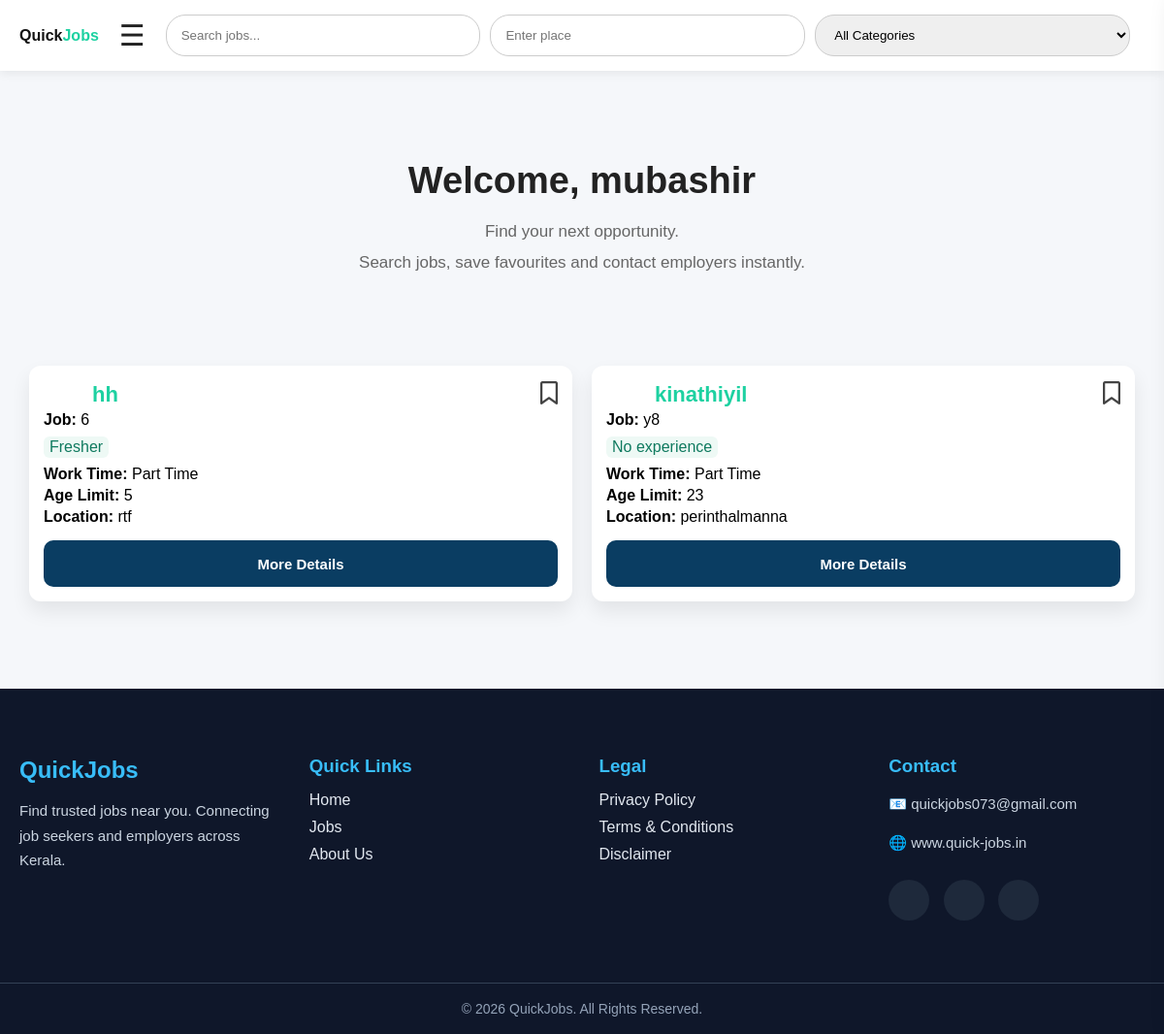
The page / (signed in) on the database its author committed.
### myapp/models.py (models this page shows, shortened)
class Profile(models.Model):
    user = models.OneToOneField(
        User,
        on_delete=models.CASCADE,
        related_name="profile",
    )
    phone = models.CharField(
        max_length=15,
        unique=True,
        validators=[phone_validator],
    )
    full_name = models.CharField(
        max_length=150,
        blank=True,
    )
    district = models.CharField(
        max_length=100,
        blank=True,
    )
    profile_completed = models.BooleanField(
        default=False,
    )
    created_at = models.DateTimeField(
        auto_now_add=True,
    )
    updated_at = models.DateTimeField(
        auto_now=True,
    )
    class Meta:
        ordering = ["-created_at"]

class Job(models.Model):
    owner = models.ForeignKey(
        User,
        on_delete=models.CASCADE,
        related_name="jobs",
        null=True,
        blank=True,
    )
    shop_name = models.CharField(
        max_length=150,
    )
    title = models.CharField(
        max_length=150,
    )
    category = models.ForeignKey(
        Category,
        on_delete=models.PROTECT,
        related_name="jobs",
        null=True,
        blank=True,
    )
    experience = models.CharField(
        max_length=100,
        default="Fresher",
    )
    work_time = models.CharField(
        max_length=100,
    )
    gender = models.CharField(max_length=20, default="Any")
    education = models.CharField(max_length=50, default="Any")
    age_limit = models.CharField(
        max_length=50,
        blank=True,
    )
    location = models.CharField(
        max_length=100,
    )
    salary = models.CharField(
        max_length=100,
    )
    phone = models.CharField(
        max_length=15,
        validators=[phone_validator],
    )
    description = models.TextField(
        blank=True,
    )
    is_verified = models.BooleanField(
        default=True,
    )
    owner_name = models.CharField(
        max_length=150,
        blank=True
    )
    created_at = models.DateTimeField(
        auto_now_add=True,
    )
    class Meta:
        ordering = ["-created_at"]

### myapp/views.py (the view, shortened to what this page needs)
# urls.py: 2. Add a URL to urlpatterns:  path('', views.home, name='home')
def home(request):
    jobs = (
        Job.objects
        .filter(is_verified=True)
        .select_related("category", "owner")
        .order_by("-id")
    )
    categories = Category.objects.all().order_by("name")
    q = request.GET.get("q", "").strip()
    place = request.GET.get("place", "").strip()
    category_id = request.GET.get("category", "").strip()
    if place:
        jobs = jobs.filter(location__icontains=place)
    if category_id.isdigit():
        jobs = jobs.filter(category_id=int(category_id))
    saved_job_ids = set()
    if request.user.is_authenticated:
        saved_job_ids = set(
            SavedJob.objects.filter(
                user=request.user
            ).values_list("job_id", flat=True)
        )
    return render(
        request,
        "home.html",
        {
            "jobs": jobs,
            "categories": categories,
            "saved_job_ids": saved_job_ids,
        },
    )

### templates/home.html (shortened to what this page needs)
{% load static %}
<!DOCTYPE html>
<html lang="en">
<head>
<link rel="stylesheet" href="{% static 'css/home.css' %}">
    <link rel="stylesheet" href="https://cdnjs.cloudflare.com/ajax/libs/font-awesome/6.7.2/css/all.min.css">
</head>
<body>
<header class="navbar">
    <div class="logo">
        <a href="{% url 'home' %}">Quick<span>Jobs</span></a>
    </div>
    <div class="profile">
        <button class="menu-btn" onclick="openMenu()">☰</button>
    </div>
    <form class="search-box" method="GET" id="searchForm">
        <input
        type="text"
        class="search"
        name="q"
        placeholder="Search jobs..."
        value="{{ request.GET.q }}">
        <input
        type="text"
        class="search"
        name="place"
        placeholder="Enter place"
        value="{{ request.GET.place }}">
        <select name="category" class="search">
            <option value="">All Categories</option>
        </select>
    </form>
</header>
{% if user.is_authenticated %}
<section class="welcome">
    <h2>
        Welcome,
        {{ user.profile.full_name|default:user.first_name }}
    </h2>
    <p>
        Find your next opportunity.<br>
        Search jobs, save favourites and contact employers instantly.
    </p>
</section>
{% endif %}
<section class="job-list">
{% for job in jobs %}
<div class="job-card">
{% if user.is_authenticated %}
<a href="{% url 'save_job' job.id %}" class="save-btn">
    {% if job.id in saved_job_ids %}
        <i class="fa-solid fa-bookmark"></i>
    {% else %}
        <i class="fa-regular fa-bookmark"></i>
    {% endif %}
</a>
{% endif %}
<div class="job-main">
<h3>{{ job.shop_name }}</h3>
<p><b>Job:</b> {{ job.title }}</p>
<p class="exp">
{{ job.experience|default:"Fresher" }}
</p>
<p><b>Work Time:</b> {{ job.work_time|default:"Full Time" }}</p>
<p><b>Age Limit:</b> {{ job.age_limit|default:"Not specified" }}</p>
<p><b>Location:</b> {{ job.location }}</p>
</div>
<div class="contact-box">
{% if user.is_authenticated %}
<a href="{% url 'job_details' job.id %}">
    <button class="details-btn">More Details</button>
</a>
{% else %}
<a href="{% url 'login' %}">
    <button class="details-btn">More Details</button>
</a>
{% endif %}
</div>
</div>
{% empty %}
<p class="no-job">No jobs available</p>
{% endfor %}
</section>
<footer class="footer">
    <div class="footer-container">
        <div class="footer-box">
            <h2>QuickJobs</h2>
            <p>
                Find trusted jobs near you. Connecting job seekers and employers across Kerala.
            </p>
        </div>
        <div class="footer-box">
            <h3>Quick Links</h3>
            <a href="/">Home</a>
            <a href="/">Jobs</a>
            <a href="#">About Us</a>
        </div>
        <div class="footer-box">
            <h3>Legal</h3>
            <a href="{% url 'privacy_policy' %}">Privacy Policy</a>
            <a href="{% url 'terms'%}">Terms & Conditions</a>
            <a href="{% url 'disclaimer'%}">Disclaimer</a>
        </div>
        <div class="footer-box">
            <h3>Contact</h3>
            <p>📧 quickjobs073@gmail.com</p>
            <p>🌐 www.quick-jobs.in</p>
            <div class="social-icons">
                <a href="#"></a>
                <a href="#"></a>
                <a href="#"></a>
            </div>
        </div>
    </div>
    <div class="footer-bottom">
        © 2026 QuickJobs. All Rights Reserved.
    </div>
</footer>
</body>
</html>

### static/css/home.css (style rules this page uses)
* { box-sizing:border-box; font-family:Arial, sans-serif; }
body { margin:0; background:#f5f7fa; }
.navbar { display:flex; align-items:center; gap:15px; padding:15px 20px; background:white; box-shadow:0 2px 10px rgba(0,0,0,0.08); }
.logo a { text-decoration:none; color:#111; font-weight:700; }
.logo span { color:#1dd1a1; }
.search-box { flex:1; display:flex; gap:10px; flex-wrap:wrap; }
.search, #categoryFilter { flex:1; padding:12px 15px; border-radius:20px; border:1px solid #ccc; outline:none; min-width:180px; }
.profile { position:relative; }
.welcome { padding:20px 30px; }
.job-list { padding:30px; display:grid; grid-template-columns:repeat(2, 1fr); gap:20px; }
.job-card { background:white; padding:15px; border-radius:12px; box-shadow:0 10px 20px rgba(0,0,0,0.08); transition:0.3s; position:relative; }
.job-card h3 { margin-top:2px; margin-bottom:4px; margin-left:50px; color:#1dd1a1; Font-size: 22px; Font-weight: 700; }
.job-card p { margin:4px 0; font-size:16px; }
.save-btn { position:absolute; top:15px; right:15px; font-size:24px; color:#444; text-decoration:none; }
.exp { background:#eef9f5; color:#0f7a5f; padding:2px 6px; border-radius:6px; display:inline-block; font-size:12px; margin:2px 0; }
.contact-box { margin-top:6px; background:#f9f9f9; padding:6px; border-radius:10px; display:flex; flex-direction:column; gap:4px; }
.job-main { margin-left:0; }
.contact-box { margin-top:15px; background:none; padding:0; }
.contact-box a { display:block; width:100%; }
.details-btn { width:100%; height:48px; border:none; border-radius:10px; background:#0a3d62; color:white; font-size:15px; font-weight:600; cursor:pointer; }
.menu-btn { background:none; border:none; font-size:30px; color:#222; cursor:pointer; transition:.3s; }
.hero, .welcome { text-align:center; padding:60px 20px; }
.hero h1, .welcome h2 { font-size:38px; color:#222; margin-bottom:15px; }
.hero p, .welcome p { max-width:700px; margin:auto; color:#666; line-height:1.9; font-size:17px; }
.footer { background:#0f172a; color:#fff; margin-top:60px; }
.footer-container { max-width:1200px; margin:auto; display:grid; grid-template-columns:repeat(auto-fit,minmax(220px,1fr)); gap:35px; padding:50px 20px; }
.footer-box h2, .footer-box h3 { margin-bottom:15px; color:#38bdf8; }
.footer-box p { color:#cbd5e1; line-height:1.7; font-size:15px; }
.footer-box a { display:block; color:#e2e8f0; text-decoration:none; margin:10px 0; transition:.3s; }
.social-icons { margin-top:15px; }
.social-icons a { display:inline-flex; justify-content:center; align-items:center; width:42px; height:42px; background:#1e293b; border-radius:50%; text-decoration:none; font-size:20px; margin-right:10px; transition:.3s; }
.footer-bottom { text-align:center; border-top:1px solid #334155; padding:18px; color:#94a3b8; font-size:14px; }

### rows shown on the page
Job: shop_name "hh", title "6", experience "Fresher", work_time "Part Time", age_limit "5", location "rtf"
Job: shop_name "kinathiyil", title "y8", experience "No experience", work_time "Part Time", age_limit "23", location "perinthalmanna"

### other values the page prints
{{ user.profile.full_name|default:user.first_name }} "mubashir"
